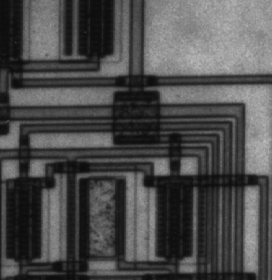
#> input picture img/circuit.tif, 272 x 280 px, found by its file name
$ python loc_Sobel.py
#> lines starting #> are read from the running program, lines starting #| are printed output that depends on the picture
import cv2
import matplotlib.pyplot as plt
import numpy as np
import scipy.signal as sci

I= cv2.imread("img/circuit.tif", cv2.IMREAD_GRAYSCALE)
#> I is the input picture: shape (280, 272); min 12, max 191, mean 76.3
img = np.array(I, 'float')
kx = np.array([[-1,0,1],[-2,0,2],[-1,0,1]])
ky = np.flip(kx.T, axis=0)
imGx = sci.convolve2d(img, kx, mode='same')
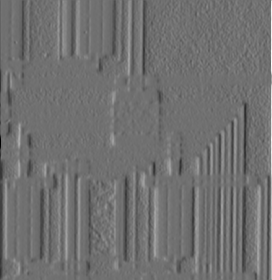
#> imGx: shape (280, 272) float64; min -523, max 659, mean -1.1; drawn with min black and max white
imGy = sci.convolve2d(img, ky, mode='same')
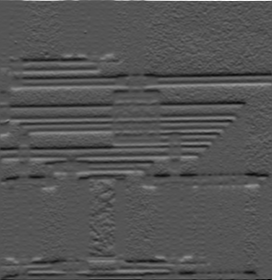
#> imGy: shape (280, 272) float64; min -340, max 681, mean -0.9; drawn with min black and max white
gradM = np.sqrt(np.square(imGx) + np.square(imGy))
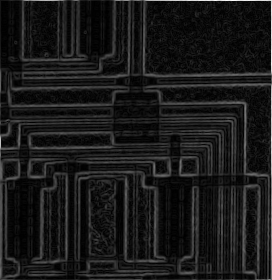
#> gradM: shape (280, 272) float64; min 0, max 681, mean 68.1; drawn with min black and max white
gradM = np.array(gradM*255/gradM.max(), 'uint8')
plt.figure(dpi = 300)
plt.subplot(1,4,1)
plt.axis("off")
plt.imshow(img,cmap="gray")
plt.title("Input Image", fontsize=8)
plt.subplot(1,4,2), plt.axis("off")
plt.imshow(imGx,cmap="gray")
plt.title("X Gradient", fontsize=8)
plt.subplot(1,4,3), plt.axis("off")
plt.imshow(imGy,cmap="gray")
plt.title("Y Gradient", fontsize=8)
plt.subplot(1,4,4), plt.axis("off")
plt.imshow(gradM,cmap="gray")
plt.title("Sobel Gradient", fontsize=8)
plt.show()
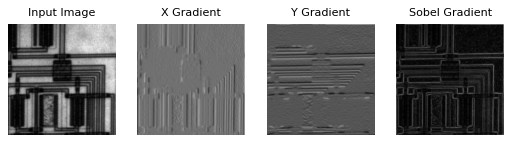
#> figure drawn by matplotlib, 4 panels

$ run again, with img/bien640_480.jpg saved as img/circuit.tif
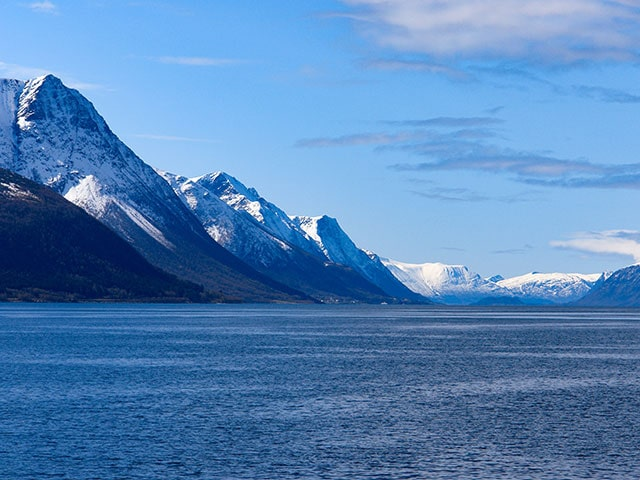
#> input picture img/bien640_480.jpg, 640 x 480 px, found by its file name
#> `imGy = sci.convolve2d(img, ky, mode='same')`:
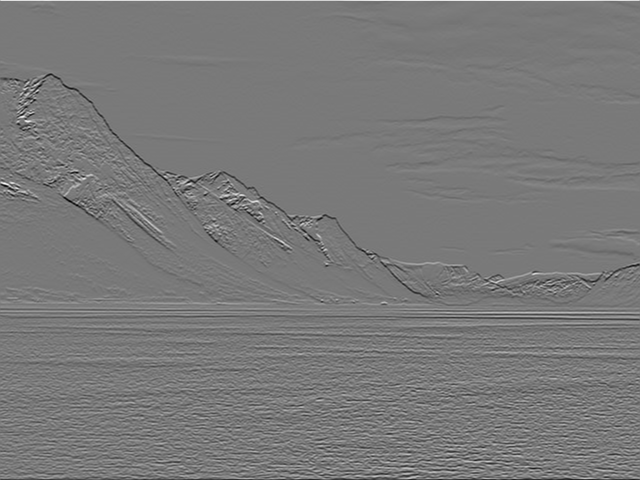
#> imGy: shape (480, 640) float64; min -819, max 899, mean -0.6; drawn with min black and max white
#> `gradM = np.sqrt(np.square(imGx) + np.square(imGy))`:
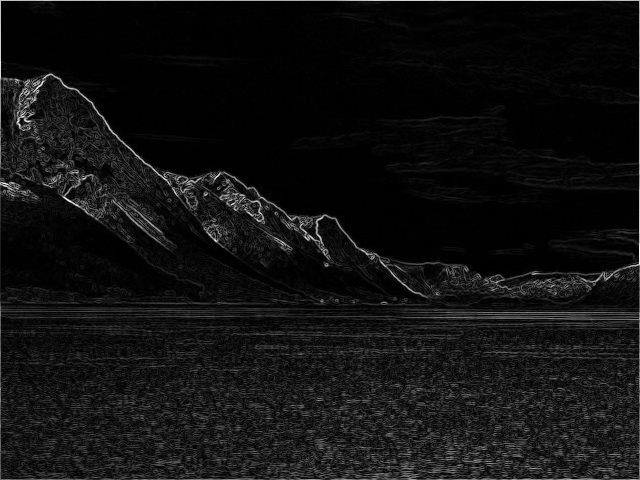
#> gradM: shape (480, 640) float64; min 0, max 911, mean 63.4; drawn with min black and max white
